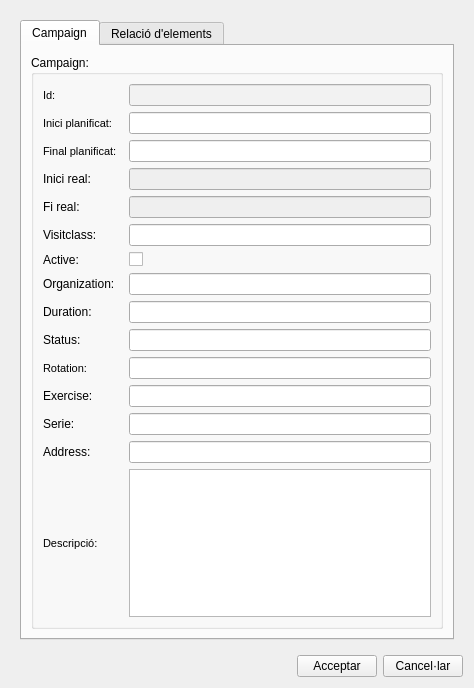
<?xml version="1.0" encoding="UTF-8"?>
<ui version="4.0">
 <class>add_campaign</class>
 <widget class="QDialog" name="add_campaign">
  <property name="geometry">
   <rect>
    <x>0</x>
    <y>0</y>
    <width>474</width>
    <height>688</height>
   </rect>
  </property>
  <property name="windowTitle">
   <string>Lot</string>
  </property>
  <layout class="QVBoxLayout" name="verticalLayout_3">
   <item>
    <widget class="QWidget" name="centralwidget" native="true">
     <layout class="QVBoxLayout" name="verticalLayout_2">
      <item>
       <widget class="QTabWidget" name="tab_widget">
        <property name="currentIndex">
         <number>0</number>
        </property>
        <widget class="QWidget" name="CampaignTab">
         <attribute name="title">
          <string>Campaign</string>
         </attribute>
         <layout class="QVBoxLayout" name="verticalLayout" stretch="0">
          <item>
           <widget class="QGroupBox" name="grb_campaign">
            <property name="title">
             <string>Campaign:</string>
            </property>
            <layout class="QGridLayout" name="gridLayout_2">
             <item row="8" column="0">
              <layout class="QGridLayout" name="gridLayout_5">
               <item row="5" column="1">
                <widget class="QLineEdit" name="campaign_visitclass_id"/>
               </item>
               <item row="8" column="0">
                <widget class="QLabel" name="label_6">
                 <property name="text">
                  <string>Duration:</string>
                 </property>
                </widget>
               </item>
               <item row="0" column="0">
                <widget class="QLabel" name="label_node_type">
                 <property name="font">
                  <font>
                   <pointsize>8</pointsize>
                   <weight>50</weight>
                   <bold>false</bold>
                  </font>
                 </property>
                 <property name="frameShape">
                  <enum>QFrame::NoFrame</enum>
                 </property>
                 <property name="frameShadow">
                  <enum>QFrame::Plain</enum>
                 </property>
                 <property name="text">
                  <string>Id:</string>
                 </property>
                 <property name="textFormat">
                  <enum>Qt::AutoText</enum>
                 </property>
                 <property name="scaledContents">
                  <bool>false</bool>
                 </property>
                 <property name="alignment">
                  <set>Qt::AlignLeading|Qt::AlignLeft|Qt::AlignVCenter</set>
                 </property>
                 <property name="margin">
                  <number>3</number>
                 </property>
                </widget>
               </item>
               <item row="11" column="0">
                <widget class="QLabel" name="label">
                 <property name="maximumSize">
                  <size>
                   <width>16777215</width>
                   <height>16777215</height>
                  </size>
                 </property>
                 <property name="text">
                  <string>Exercise:</string>
                 </property>
                 <property name="margin">
                  <number>3</number>
                 </property>
                </widget>
               </item>
               <item row="14" column="0">
                <widget class="QLabel" name="label_flexunion_code_5">
                 <property name="font">
                  <font>
                   <pointsize>8</pointsize>
                  </font>
                 </property>
                 <property name="frameShape">
                  <enum>QFrame::NoFrame</enum>
                 </property>
                 <property name="frameShadow">
                  <enum>QFrame::Plain</enum>
                 </property>
                 <property name="text">
                  <string>Descripció:</string>
                 </property>
                 <property name="textFormat">
                  <enum>Qt::AutoText</enum>
                 </property>
                 <property name="scaledContents">
                  <bool>false</bool>
                 </property>
                 <property name="alignment">
                  <set>Qt::AlignLeading|Qt::AlignLeft|Qt::AlignVCenter</set>
                 </property>
                 <property name="margin">
                  <number>3</number>
                 </property>
                </widget>
               </item>
               <item row="1" column="0">
                <widget class="QLabel" name="label_node_type_3">
                 <property name="minimumSize">
                  <size>
                   <width>80</width>
                   <height>0</height>
                  </size>
                 </property>
                 <property name="maximumSize">
                  <size>
                   <width>0</width>
                   <height>16777215</height>
                  </size>
                 </property>
                 <property name="font">
                  <font>
                   <pointsize>8</pointsize>
                   <weight>50</weight>
                   <bold>false</bold>
                  </font>
                 </property>
                 <property name="frameShape">
                  <enum>QFrame::NoFrame</enum>
                 </property>
                 <property name="frameShadow">
                  <enum>QFrame::Plain</enum>
                 </property>
                 <property name="text">
                  <string>Inici planificat:</string>
                 </property>
                 <property name="textFormat">
                  <enum>Qt::AutoText</enum>
                 </property>
                 <property name="scaledContents">
                  <bool>false</bool>
                 </property>
                 <property name="alignment">
                  <set>Qt::AlignLeading|Qt::AlignLeft|Qt::AlignVCenter</set>
                 </property>
                 <property name="margin">
                  <number>3</number>
                 </property>
                </widget>
               </item>
               <item row="10" column="0">
                <widget class="QLabel" name="label_node_type_5">
                 <property name="font">
                  <font>
                   <pointsize>8</pointsize>
                   <weight>50</weight>
                   <bold>false</bold>
                  </font>
                 </property>
                 <property name="frameShape">
                  <enum>QFrame::NoFrame</enum>
                 </property>
                 <property name="frameShadow">
                  <enum>QFrame::Plain</enum>
                 </property>
                 <property name="text">
                  <string>Rotation:</string>
                 </property>
                 <property name="textFormat">
                  <enum>Qt::AutoText</enum>
                 </property>
                 <property name="scaledContents">
                  <bool>false</bool>
                 </property>
                 <property name="alignment">
                  <set>Qt::AlignLeading|Qt::AlignLeft|Qt::AlignVCenter</set>
                 </property>
                 <property name="margin">
                  <number>3</number>
                 </property>
                </widget>
               </item>
               <item row="3" column="0">
                <widget class="QLabel" name="label_3">
                 <property name="text">
                  <string>Inici real:</string>
                 </property>
                </widget>
               </item>
               <item row="6" column="0">
                <widget class="QLabel" name="active">
                 <property name="text">
                  <string>Active:</string>
                 </property>
                </widget>
               </item>
               <item row="6" column="1">
                <widget class="QCheckBox" name="campaign_active">
                 <property name="text">
                  <string/>
                 </property>
                </widget>
               </item>
               <item row="14" column="1">
                <widget class="QTextEdit" name="campaign_descript"/>
               </item>
               <item row="9" column="0">
                <widget class="QLabel" name="label_7">
                 <property name="text">
                  <string>Status:</string>
                 </property>
                </widget>
               </item>
               <item row="4" column="1">
                <widget class="QLineEdit" name="campaign_real_enddate">
                 <property name="enabled">
                  <bool>false</bool>
                 </property>
                 <property name="readOnly">
                  <bool>true</bool>
                 </property>
                </widget>
               </item>
               <item row="0" column="1">
                <widget class="QLineEdit" name="campaign_campaign_id">
                 <property name="enabled">
                  <bool>true</bool>
                 </property>
                 <property name="styleSheet">
                  <string notr="true">background: rgb(242, 242, 242);
                                                 color: rgb(100, 100, 100)</string>
                 </property>
                 <property name="frame">
                  <bool>true</bool>
                 </property>
                 <property name="readOnly">
                  <bool>true</bool>
                 </property>
                </widget>
               </item>
               <item row="7" column="0">
                <widget class="QLabel" name="label_5">
                 <property name="text">
                  <string>Organization:</string>
                 </property>
                </widget>
               </item>
               <item row="1" column="1">
                <widget class="QLineEdit" name="campaign_startdate"/>
               </item>
               <item row="12" column="0">
                <widget class="QLabel" name="label_2">
                 <property name="text">
                  <string>Serie:</string>
                 </property>
                 <property name="margin">
                  <number>3</number>
                 </property>
                </widget>
               </item>
               <item row="2" column="1">
                <widget class="QLineEdit" name="campaign_enddate"/>
               </item>
               <item row="4" column="0">
                <widget class="QLabel" name="label_4">
                 <property name="text">
                  <string>Fi real:</string>
                 </property>
                </widget>
               </item>
               <item row="3" column="1">
                <widget class="QLineEdit" name="campaign_real_startdate">
                 <property name="enabled">
                  <bool>false</bool>
                 </property>
                 <property name="readOnly">
                  <bool>true</bool>
                 </property>
                </widget>
               </item>
               <item row="2" column="0">
                <widget class="QLabel" name="label_node_type_2">
                 <property name="minimumSize">
                  <size>
                   <width>80</width>
                   <height>0</height>
                  </size>
                 </property>
                 <property name="maximumSize">
                  <size>
                   <width>0</width>
                   <height>16777215</height>
                  </size>
                 </property>
                 <property name="font">
                  <font>
                   <pointsize>8</pointsize>
                   <weight>50</weight>
                   <bold>false</bold>
                  </font>
                 </property>
                 <property name="frameShape">
                  <enum>QFrame::NoFrame</enum>
                 </property>
                 <property name="frameShadow">
                  <enum>QFrame::Plain</enum>
                 </property>
                 <property name="text">
                  <string>Final planificat:</string>
                 </property>
                 <property name="textFormat">
                  <enum>Qt::AutoText</enum>
                 </property>
                 <property name="scaledContents">
                  <bool>false</bool>
                 </property>
                 <property name="alignment">
                  <set>Qt::AlignLeading|Qt::AlignLeft|Qt::AlignVCenter</set>
                 </property>
                 <property name="margin">
                  <number>3</number>
                 </property>
                </widget>
               </item>
               <item row="5" column="0">
                <widget class="QLabel" name="visitclass_id">
                 <property name="text">
                  <string>Visitclass:</string>
                 </property>
                </widget>
               </item>
               <item row="13" column="0">
                <widget class="QLabel" name="label_8">
                 <property name="text">
                  <string>Address:</string>
                 </property>
                </widget>
               </item>
               <item row="7" column="1">
                <widget class="QLineEdit" name="campaign_organization_id"/>
               </item>
               <item row="8" column="1">
                <widget class="QLineEdit" name="campaign_duration"/>
               </item>
               <item row="9" column="1">
                <widget class="QLineEdit" name="campaign_status"/>
               </item>
               <item row="10" column="1">
                <widget class="QLineEdit" name="campaign_rotation"/>
               </item>
               <item row="13" column="1">
                <widget class="QLineEdit" name="campaign_address"/>
               </item>
               <item row="11" column="1">
                <widget class="QLineEdit" name="campaign_exercise"/>
               </item>
               <item row="12" column="1">
                <widget class="QLineEdit" name="campaign_serie"/>
               </item>
              </layout>
             </item>
            </layout>
           </widget>
          </item>
         </layout>
        </widget>
        <widget class="QWidget" name="RelationsTab">
         <attribute name="title">
          <string>Relació d'elements</string>
         </attribute>
         <layout class="QVBoxLayout" name="verticalLayout_4">
          <item>
           <layout class="QHBoxLayout" name="horizontalLayout_8" stretch="0,1">
            <item>
             <widget class="QLabel" name="label_feature_type">
              <property name="font">
               <font>
                <pointsize>8</pointsize>
               </font>
              </property>
              <property name="frameShape">
               <enum>QFrame::NoFrame</enum>
              </property>
              <property name="frameShadow">
               <enum>QFrame::Plain</enum>
              </property>
              <property name="text">
               <string>Tipus d'element:</string>
              </property>
              <property name="textFormat">
               <enum>Qt::AutoText</enum>
              </property>
              <property name="scaledContents">
               <bool>false</bool>
              </property>
              <property name="alignment">
               <set>Qt::AlignLeading|Qt::AlignLeft|Qt::AlignVCenter</set>
              </property>
              <property name="margin">
               <number>3</number>
              </property>
             </widget>
            </item>
            <item>
             <widget class="QComboBox" name="campaign_feature_type">
              <property name="editable">
               <bool>true</bool>
              </property>
              <property name="sizeAdjustPolicy">
               <enum>QComboBox::AdjustToContents</enum>
              </property>
             </widget>
            </item>
           </layout>
          </item>
          <item>
           <layout class="QHBoxLayout" name="horizontalLayout_20">
            <item>
             <widget class="QLineEdit" name="campaign_txt_path_rel">
              <property name="readOnly">
               <bool>true</bool>
              </property>
             </widget>
            </item>
            <item>
             <widget class="QPushButton" name="campaign_btn_path_rel">
              <property name="text">
               <string>...</string>
              </property>
             </widget>
            </item>
            <item>
             <widget class="QPushButton" name="campaign_btn_export_rel">
              <property name="text">
               <string>Exportar a csv</string>
              </property>
             </widget>
            </item>
           </layout>
          </item>
          <item>
           <widget class="Line" name="line_2">
            <property name="orientation">
             <enum>Qt::Horizontal</enum>
            </property>
           </widget>
          </item>
          <item>
           <layout class="QHBoxLayout" name="horizontalLayout_9">
            <item>
             <widget class="QLineEdit" name="campaign_feature_id"/>
            </item>
            <item>
             <widget class="QToolButton" name="action_selector">
              <property name="text">
               <string>...</string>
              </property>
              <property name="popupMode">
               <enum>QToolButton::MenuButtonPopup</enum>
              </property>
              <property name="autoRaise">
               <bool>true</bool>
              </property>
             </widget>
            </item>
            <item>
             <widget class="QPushButton" name="campaign_btn_feature_insert">
              <property name="text">
               <string/>
              </property>
              <property name="icon">
               <iconset>
                <normaloff>../icons/111.png</normaloff>../icons/111.png</iconset>
              </property>
             </widget>
            </item>
            <item>
             <widget class="QPushButton" name="btn_feature_delete">
              <property name="text">
               <string/>
              </property>
              <property name="icon">
               <iconset>
                <normaloff>../icons/112.png</normaloff>../icons/112.png</iconset>
              </property>
             </widget>
            </item>
            <item>
             <widget class="QPushButton" name="btn_feature_snapping">
              <property name="text">
               <string/>
              </property>
              <property name="icon">
               <iconset>
                <normaloff>../icons/137.png</normaloff>../icons/137.png</iconset>
              </property>
             </widget>
            </item>
           </layout>
          </item>
          <item>
           <widget class="QTableView" name="tbl_relation">
            <property name="sortingEnabled">
             <bool>true</bool>
            </property>
           </widget>
          </item>
         </layout>
        </widget>
       </widget>
      </item>
     </layout>
    </widget>
   </item>
   <item>
    <layout class="QGridLayout" name="lyt_buttons">
     <item row="0" column="1">
      <widget class="QPushButton" name="btn_accept">
       <property name="text">
        <string>Acceptar</string>
       </property>
      </widget>
     </item>
     <item row="0" column="2">
      <widget class="QPushButton" name="btn_cancel">
       <property name="text">
        <string>Cancel·lar</string>
       </property>
      </widget>
     </item>
     <item row="0" column="0">
      <spacer name="horizontalSpacer">
       <property name="orientation">
        <enum>Qt::Horizontal</enum>
       </property>
       <property name="sizeHint" stdset="0">
        <size>
         <width>40</width>
         <height>20</height>
        </size>
       </property>
      </spacer>
     </item>
    </layout>
   </item>
  </layout>
  <action name="actionT">
   <property name="text">
    <string>t</string>
   </property>
  </action>
 </widget>
 <tabstops>
  <tabstop>tab_widget</tabstop>
  <tabstop>campaign_feature_type</tabstop>
  <tabstop>campaign_feature_id</tabstop>
  <tabstop>campaign_btn_feature_insert</tabstop>
  <tabstop>btn_feature_delete</tabstop>
  <tabstop>btn_feature_snapping</tabstop>
  <tabstop>tbl_relation</tabstop>
 </tabstops>
 <resources/>
 <connections/>
</ui>
